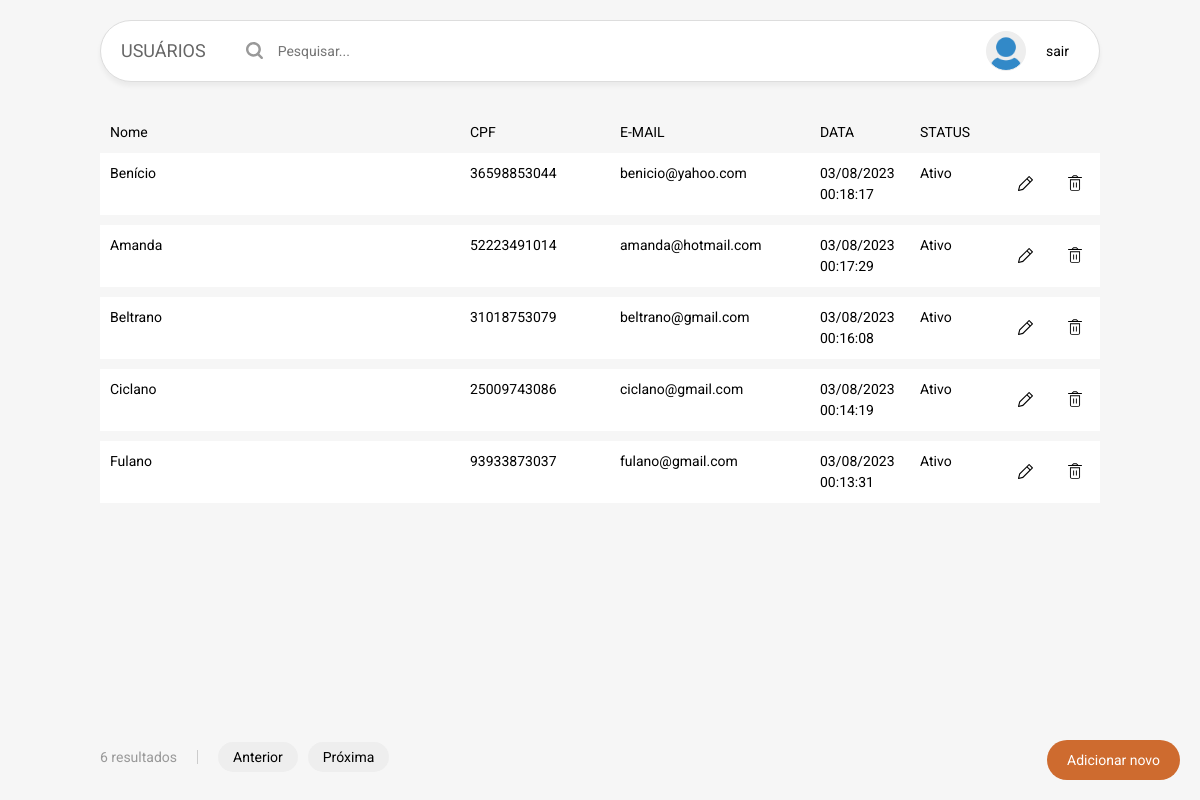
The page /index.php (signed in) on the database its author committed.
### tables this page shows
CREATE TABLE `usuario` (
  `id` int(11) NOT NULL,
  `uuid` char(36) NOT NULL,
  `nome` varchar(100) NOT NULL,
  `cpf` bigint(11) UNSIGNED ZEROFILL NOT NULL,
  `email` varchar(100) NOT NULL,
  `senha` text NOT NULL,
  `data_criacao` datetime NOT NULL,
  `data_atualizacao` datetime NOT NULL,
  `status` int(1) NOT NULL
);

### models/listar_usuarios.php (called while the page is built)
<?php
include "conexao_banco.php";
$limite = 5;
$p = (isset($_GET['p'])) ? (int)$_GET['p'] : 1;
$inicio = ($p * $limite) - $limite;
$sql = $pdo->query("SELECT *
 	FROM usuario
  	ORDER BY data_criacao DESC
   	LIMIT ".$inicio.",".$limite);
 	$usuarios = $sql->fetchAll();
$sql = $pdo->query("SELECT count(*) as q FROM usuario");
$quantidade = $sql->fetch();
$qtdePag = ceil($quantidade['q']/$limite);
?>

### index.php (the view, shortened to what this page needs)
<?php
require_once "models/listar_usuarios.php";
?>
<!DOCTYPE html>
<html lang="en">
<head>
    <link rel="stylesheet" href="css/index.css">
</head>
<body>
    <div id="site">
        <header>
            <h1>USUÁRIOS</h1>
            <form class="busca" action="" method="POST">
                <i><img src="images/lupa.svg"></i>
                <input type="text" name="pesquisa" placeholder="Pesquisar..."
                 onkeyup="busca(this.value)">
            </form>
            <figure></figure>
            <a class="sair" href="./models/logout.php">sair</a>
        </header>
        <ul>
            <li class="titulo">
                <div class="texto nome">Nome</div>
                <div class="texto cpf">CPF</div>
                <div class="texto email">E-MAIL</div>
                <div class="texto data">DATA</div>
                <div class="texto status">STATUS</div>
                <div class="editar"></div>
                <div class="deletar"></div>
            </li>
            <div class="usuarios">
                <?php foreach($usuarios as $key => $dado): ?>
                    <li class="dado">
                        <div class="texto nome"><?php echo $dado['nome'];?></div>
                        <div class="texto cpf"><?php echo $dado['cpf'];?></div>
                        <div class="texto email"><?php echo $dado['email'];?></div>
                        <div class="texto data"><?php  echo date('d/m/Y H:i:s', strtotime($dado['data_criacao'])); ?></div>
                        <div class="texto status"><?php echo $dado['status'] == 1 ? 'Ativo':'Inativo';?></div>
                        <div class="editar"><a href="form_edit.php?u=<?php echo $dado['uuid'];?>"><img src="images/editar.svg"></a></div>
                        <div class="deletar"><a onclick="return confirm('Tem certeza que deseja excluir?');" href="./models/deletar_usuario.php?u=<?php echo $dado['uuid'];?>"><img src="images/deletar.svg"></a></div>
                    </li>
                <?php endforeach;?>
            </div>
        </ul>
        <div class="pagina">
        <p class="resultado"><?php echo $quantidade['q']; ?> resultados</p>
        <a href="index.php?p=<?php echo($p>1)?$p-1:1;?>">Anterior</a>
        <a href="index.php?p=<?php echo($p<$qtdePag)?$p+1:$qtdePag;?>">Próxima</a>
        </div>
        <a href="form_add.php" class="botao_add">Adicionar novo</a>
    </div>
</body>
</html>

### css/index.css (style rules this page uses)
ul { width: 100%; max-width: 1000px; min-height: calc(100vh - 200px); margin-top: 40px; }
ul li { width: 100%; display: flex; flex-direction: row; padding-left: 10px; }
ul li.dado { background-color: #FFF; padding: 10px 0 10px 10px; margin-top: 10px; }
ul li .texto { font-size: 1.4rem; line-height: 1.5em; }
ul li .nome { flex-grow: 1; flex-basis: 0%; }
ul li .cpf { width: 150px; }
ul li .email { width: 200px; }
ul li .data { width: 100px; }
ul li .status { width: 80px; }
ul li .editar, ul li .deletar { width: 50px; display: flex; align-items: center; justify-content: center; }
a.botao_add { background-color: var(--cor); color: #FFFFFF; height: 40px; line-height: 40px; position: fixed; bottom: 20px; right: 20px; font-size: 1.4rem; padding: 0 20px; border-radius: 20px; z-index: 100; }
.pagina { width: 100%; max-width: 1000px; display: flex; flex-direction: row; margin: 20px 0; align-items: center; }
.pagina p { max-width: 1000px; font-size: 1.4rem; color: #999; margin-right: 20px; padding-right: 20px; border-right: 1px solid #CCC; }
.pagina a { height: 30px; line-height: 30px; padding: 0 15px; border-radius: 15px; background-color: #EEE; font-size: 1.4rem; margin-right: 10px; }

### css/template.css (style rules this page uses)
body { background-color: #F6F6F6; }
#site { width: 100%; display: flex; flex-direction: column; align-items: center; padding: 0 20px; }
#site > header { width: 100%; max-width: 1000px; margin-top: 20px; background-color: #FFF; border-radius: 40px; box-shadow: 0 4px 5px rgba(0,0,0,.05); border: 1px solid #DDD; display: flex; flex-direction: row; align-items: center; padding: 10px 10px 10px 20px; }
#site > header h1 { font-size: 1.8rem; height: 40px; line-height: 40px; color: #666; margin-right: 40px; }
#site > header .busca { display: flex; flex-direction: row; align-items: center; flex-grow: 1; flex-basis: 0%; }
#site > header .busca input { flex-grow: 1; flex-basis: 0%; height: 40px; line-height: 40px; font-size: 1.4rem; padding-left: 15px; }
#site > header figure { width: 40px; height: 40px; border-radius: 20px; background: #EEE url(../images/usuario.png) no-repeat center center; background-size: cover; border: 1px solid #EEE; }
#site > header a.sair { font-size: 1.4rem; margin: 0 10px; padding: 5px 10px; border-radius: 20px; }

### rows shown on the page
usuario: nome "Benício", cpf "36598853044", email "benicio@yahoo.com", data_criacao "03/08/2023 00:18:17", status "Ativo"
usuario: nome "Amanda", cpf "52223491014", email "amanda@hotmail.com", data_criacao "03/08/2023 00:17:29", status "Ativo"
usuario: nome "Beltrano", cpf "31018753079", email "beltrano@gmail.com", data_criacao "03/08/2023 00:16:08", status "Ativo"
usuario: nome "Ciclano", cpf "25009743086", email "ciclano@gmail.com", data_criacao "03/08/2023 00:14:19", status "Ativo"
usuario: nome "Fulano", cpf "93933873037", email "fulano@gmail.com", data_criacao "03/08/2023 00:13:31", status "Ativo"

### other values the page prints
$quantidade['q'] "6"
